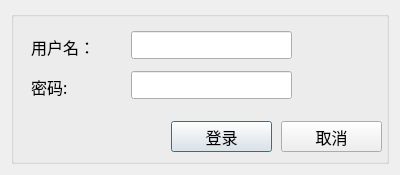
<?xml version="1.0" encoding="UTF-8"?>
<ui version="4.0">
 <class>logdialog</class>
 <widget class="QDialog" name="logdialog">
  <property name="geometry">
   <rect>
    <x>0</x>
    <y>0</y>
    <width>400</width>
    <height>175</height>
   </rect>
  </property>
  <property name="font">
   <font>
    <family>Agency FB</family>
    <pointsize>12</pointsize>
   </font>
  </property>
  <property name="windowTitle">
   <string>加载规则库</string>
  </property>
  <property name="windowIcon">
   <iconset resource="source.qrc">
    <normaloff>:/image/print.png</normaloff>:/image/print.png</iconset>
  </property>
  <layout class="QVBoxLayout" name="verticalLayout">
   <item>
    <widget class="QGroupBox" name="groupBox">
     <property name="title">
      <string/>
     </property>
     <widget class="QLabel" name="labUserName">
      <property name="geometry">
       <rect>
        <x>20</x>
        <y>20</y>
        <width>91</width>
        <height>31</height>
       </rect>
      </property>
      <property name="font">
       <font>
        <family>Agency FB</family>
        <pointsize>12</pointsize>
       </font>
      </property>
      <property name="text">
       <string>用户名：</string>
      </property>
     </widget>
     <widget class="QLabel" name="labUserPwd">
      <property name="geometry">
       <rect>
        <x>20</x>
        <y>60</y>
        <width>91</width>
        <height>31</height>
       </rect>
      </property>
      <property name="font">
       <font>
        <family>Agency FB</family>
        <pointsize>12</pointsize>
       </font>
      </property>
      <property name="text">
       <string>密码:</string>
      </property>
     </widget>
     <widget class="QLineEdit" name="rulebasepwd">
      <property name="geometry">
       <rect>
        <x>120</x>
        <y>60</y>
        <width>161</width>
        <height>28</height>
       </rect>
      </property>
      <property name="echoMode">
       <enum>QLineEdit::Password</enum>
      </property>
     </widget>
     <widget class="QLineEdit" name="username">
      <property name="geometry">
       <rect>
        <x>120</x>
        <y>20</y>
        <width>161</width>
        <height>28</height>
       </rect>
      </property>
      <property name="echoMode">
       <enum>QLineEdit::Normal</enum>
      </property>
     </widget>
     <widget class="QPushButton" name="btnLogin">
      <property name="geometry">
       <rect>
        <x>160</x>
        <y>110</y>
        <width>101</width>
        <height>31</height>
       </rect>
      </property>
      <property name="cursor">
       <cursorShape>PointingHandCursor</cursorShape>
      </property>
      <property name="text">
       <string>登录</string>
      </property>
      <property name="icon">
       <iconset resource="source.qrc">
        <normaloff>:/image/update.png</normaloff>:/image/update.png</iconset>
      </property>
      <property name="iconSize">
       <size>
        <width>20</width>
        <height>20</height>
       </size>
      </property>
     </widget>
     <widget class="QPushButton" name="btnClose">
      <property name="geometry">
       <rect>
        <x>270</x>
        <y>110</y>
        <width>101</width>
        <height>31</height>
       </rect>
      </property>
      <property name="cursor">
       <cursorShape>PointingHandCursor</cursorShape>
      </property>
      <property name="text">
       <string>取消</string>
      </property>
      <property name="icon">
       <iconset resource="source.qrc">
        <normaloff>:/image/delete.png</normaloff>:/image/delete.png</iconset>
      </property>
      <property name="iconSize">
       <size>
        <width>20</width>
        <height>20</height>
       </size>
      </property>
     </widget>
    </widget>
   </item>
  </layout>
 </widget>
 <resources>
  <include location="source.qrc"/>
 </resources>
 <connections/>
</ui>
